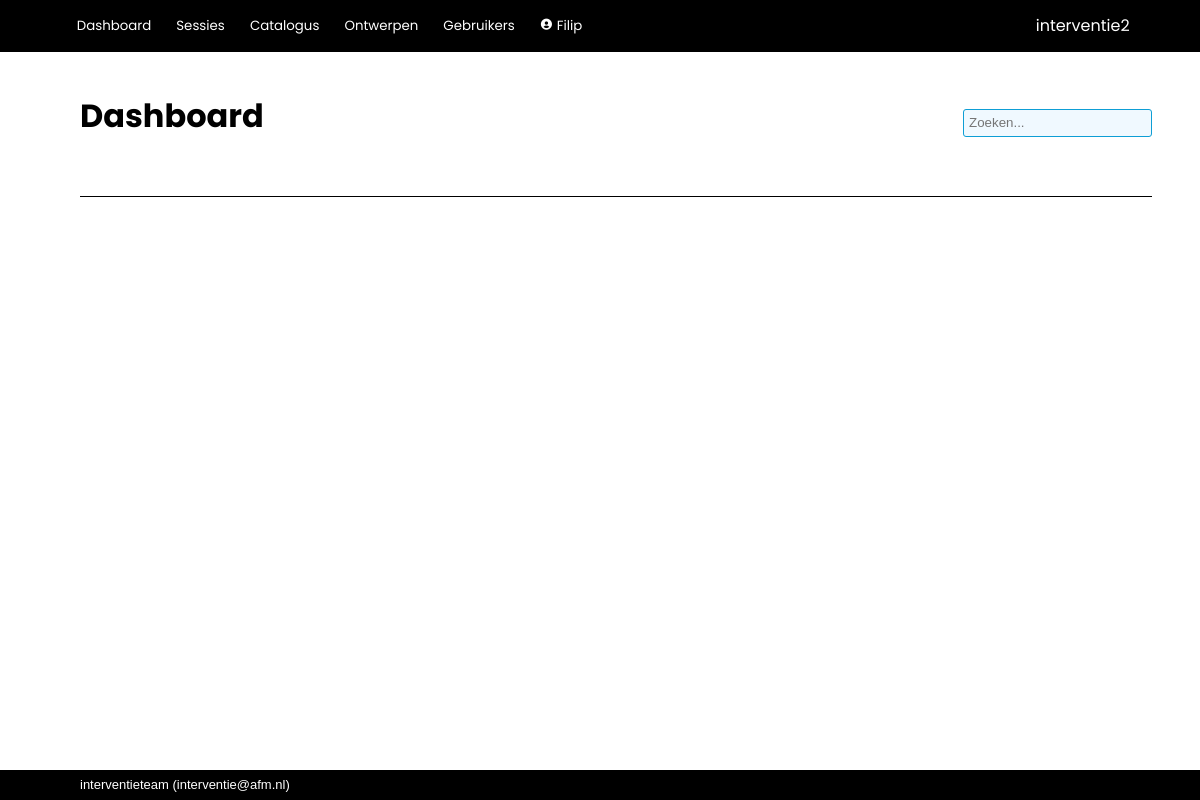
Before: / (signed in) with the older database file.
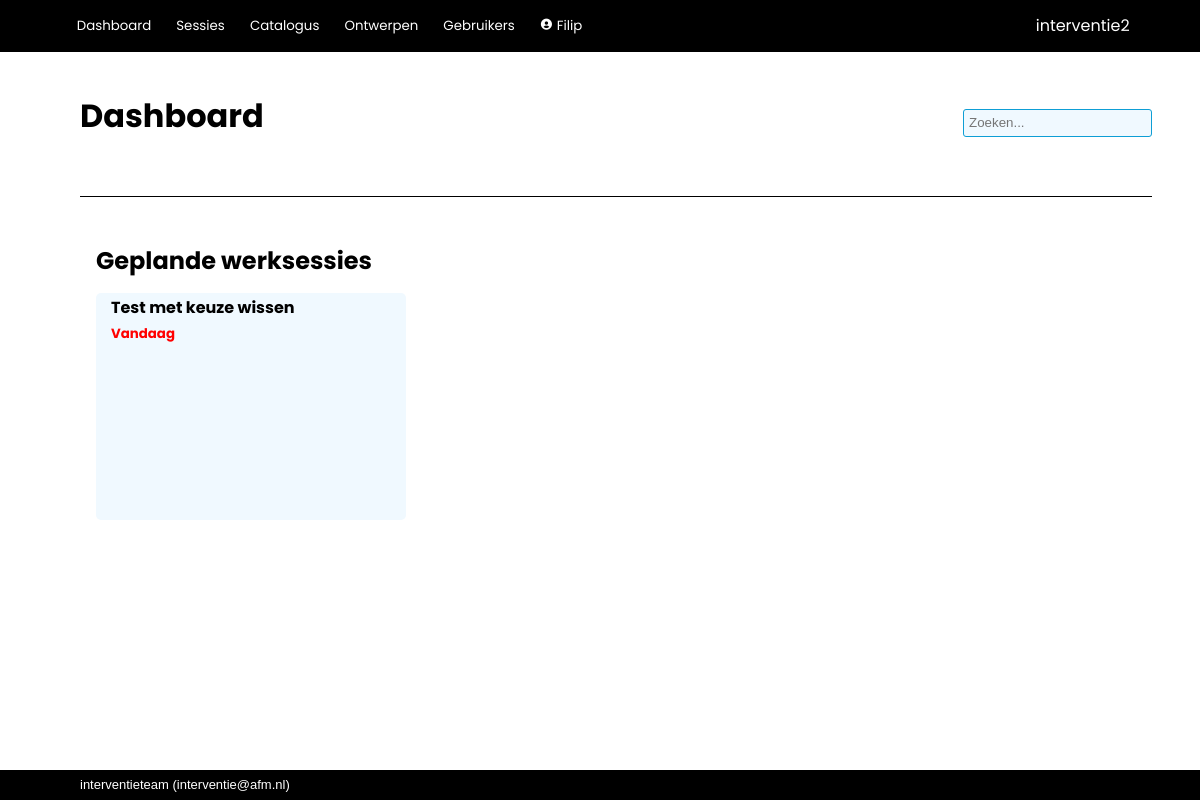
After: the same page with the newer database file.
### interventie2/models.py (models this page shows, shortened)
class Worksession(db.Model):
    __tablename__ = 'worksessions'
    id            = db.Column(db.Integer, primary_key=True)
    name          = db.Column(db.String(100), nullable=False)
    date_modified = db.Column(db.DateTime(timezone=True), server_default=func.now())
    parent_id     = db.Column(db.Integer, db.ForeignKey('worksessions.id'))
    child_description = db.Column(db.String(2000), nullable=False, default="")
    participants  = db.Column(db.String(500), nullable=False, default="")
    date          = db.Column(db.DateTime(timezone=True))
    project_number= db.Column(db.String(100))
    description   = db.Column(db.String(2000), nullable=False, default="")
    effect        = db.Column(db.String(2000), nullable=False, default="")
    link_to_page  = db.Column(db.String(1000), nullable=False, default="")
    show_instruments = db.Column(db.Boolean, default=True)
    mark_top_instruments = db.Column(db.Integer, nullable=False, default=1)
    show_rest_instruments = db.Column(db.Boolean, default=False)
    show_tags     = db.Column(db.Boolean, default=True)
    presenter_mode_zoom = db.Column(db.Numeric(3,2), nullable=False, default=1.25)
    presenter_mode_color_title = db.Column(db.String(7))
    presenter_mode_text_color_title = db.Column(db.String(7))
    presenter_mode_color_nav = db.Column(db.String(7))
    presenter_mode_text_color = db.Column(db.String(7))
    presenter_mode_text_color_nav = db.Column(db.String(7))
    presenter_mode_color_coll = db.Column(db.String(7))
    presenter_mode_text_color_coll = db.Column(db.String(7))
    presenter_mode_color_highlight = db.Column(db.String(7))
    presenter_mode_text_color_highlight = db.Column(db.String(7))
    presenter_mode_text_color_heading = db.Column(db.String(7))
    presenter_mode_background_color1 = db.Column(db.String(7))
    presenter_mode_background_color2 = db.Column(db.String(7))
    archived      = db.Column(db.Boolean, default=False)
    question_set_id = db.Column(db.Integer, db.ForeignKey('question_sets.id'))
    process_id    = db.Column(db.Integer, db.ForeignKey('processes.id'), nullable=False, default=1)
    enable_voting = db.Column(db.Boolean, default=False)
    voting_key    = db.Column(db.String(6), nullable=False, default=generate_secret_key(6))
    creator_id    = db.Column(db.Integer, db.ForeignKey('users.id'))
    secret_key    = db.Column(db.String(20), nullable=False, default=generate_secret_key())
    parent = relationship('Worksession', remote_side=[id], backref='children')
    creator = relationship('User', back_populates='worksession')
    allowed_users = relationship('User', secondary='worksession_access', back_populates='allowed_worksessions')
    answers = relationship('Answer', back_populates='worksession', cascade='all, delete-orphan')
    votes = relationship('Votes', back_populates='worksession', cascade='all, delete-orphan')
    question_set = relationship('QuestionSet')
    process = relationship('Process')
    plan = relationship('Plan', back_populates='worksession', cascade='all, delete-orphan')

### interventie2/main/routes.py (the view)
@main.route('/', methods=['GET', 'POST'])
@login_required
def index():
	information = { "past_worksessions":  Worksession.query.filter(Worksession.date < datetime.today().date()).order_by(Worksession.name).count(),
					"current_worksessions":  Worksession.query.filter(Worksession.date == datetime.today().date()).order_by(Worksession.name).count(),
				    "next_worksessions":  Worksession.query.filter(Worksession.date > datetime.today().date()).order_by(Worksession.name).count(),
					"instruments": Instrument.query.order_by(Instrument.name).count(),
					"your_past_worksessions":  Worksession.query.filter(Worksession.date < datetime.today().date()).filter(Worksession.creator == current_user).order_by(Worksession.name).count(),
					"your_current_worksessions": Worksession.query.filter(Worksession.date == datetime.today().date()).filter(Worksession.creator == current_user).order_by(Worksession.name).count(),
				    "your_next_worksessions":  Worksession.query.filter(Worksession.date > datetime.today().date()).filter(Worksession.creator == current_user).order_by(Worksession.name).count(),
					"your_instruments": Instrument.query.filter(Instrument.owner == current_user).order_by(Instrument.name).count() }
	next_worksessions = Worksession.query.filter(Worksession.date >= datetime.today().date()).order_by(Worksession.date)
	return render_template('main/index.html',
						information=information,
						next_worksessions=next_worksessions,
						today=datetime.today().date())

### interventie2/models.py (called while the page is built)
@login_manager.user_loader
def load_user(user_id):
    return User.query.get(user_id)

    def unread_messages(self):
        return sum(1 for message in self.messages if (message.unread) and (message.deliver_after.date() <= date.today()))

    def unread_message_alert(self):
        return self.unread_messages() > 0

### interventie2/main/templates/main/index.html (shortened to what this page needs)
{% extends 'base.html' %}
{% block page_title %}
Dashboard
{% endblock %}
{% block body %}
    {% if (information["your_next_worksessions"]+information["your_current_worksessions"]) > 0 %}
        <h1>Geplande werksessies</h1>
            <div class="card_area">
                {% for worksession in next_worksessions %}
                    <a href="{{url_for('main.show_worksession', worksession_id=worksession.id)}}">
                        <div class="card">
                            <div class="card_title">{{ worksession.name }}</div>
                                {% if worksession.date.strftime('%d-%m-%Y') == today.strftime('%d-%m-%Y') %}
                                    <div class="card_info card_alert">Vandaag</div>
                                {% else %}
                                <div class="card_info">Gepland op {{ worksession.date.strftime('%d-%m-%Y') }}.</div>
                                {% endif %}
                        </div>
                    </a>
                {% endfor %}
            </div>
    {% endif %}
{% endblock %}

Changed rows visible on the page:
added Worksession: name "Test met keuze wissen", shows "Vandaag"
Other visible differences:
text now shown: "Geplande werksessies"
